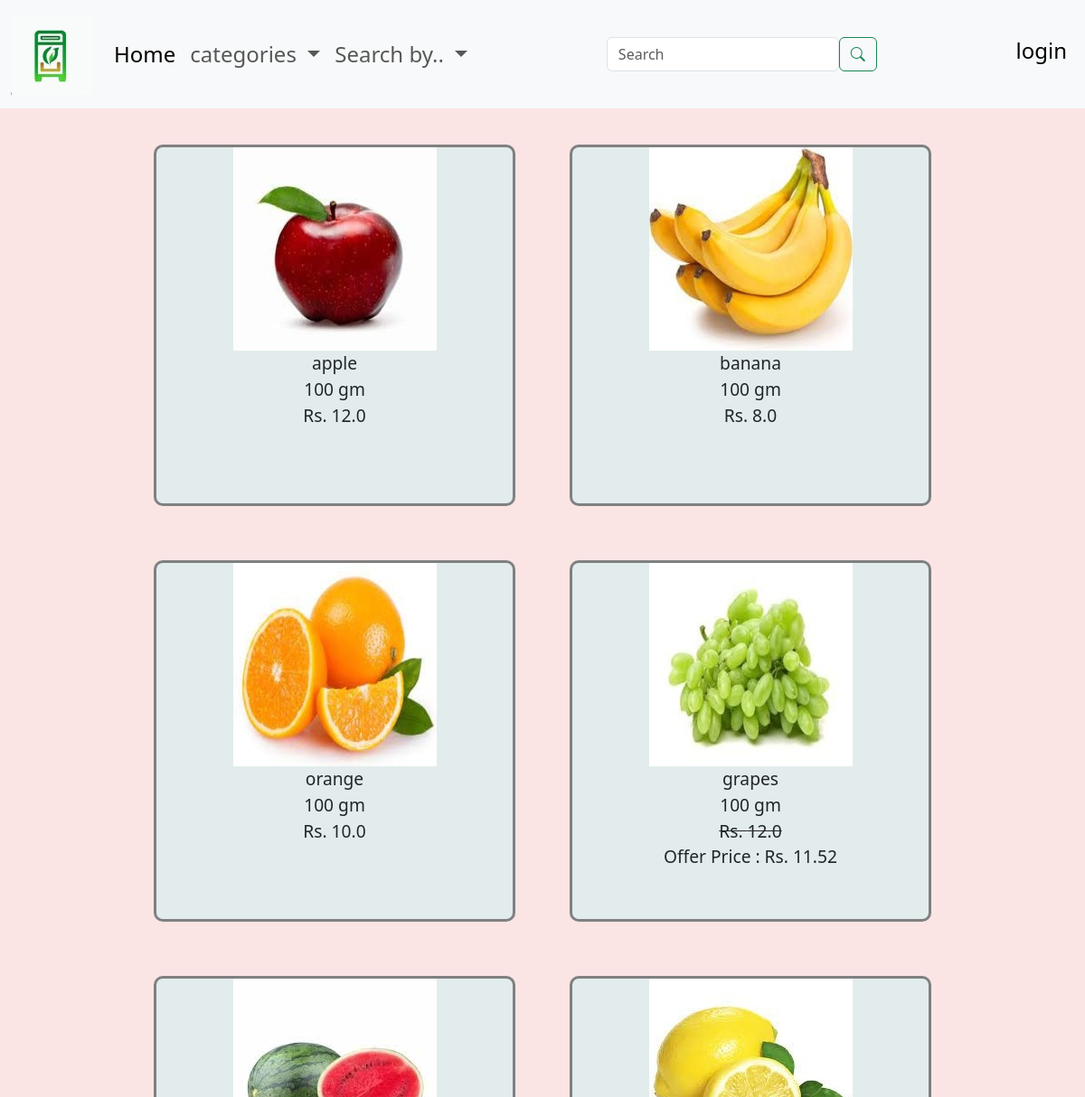
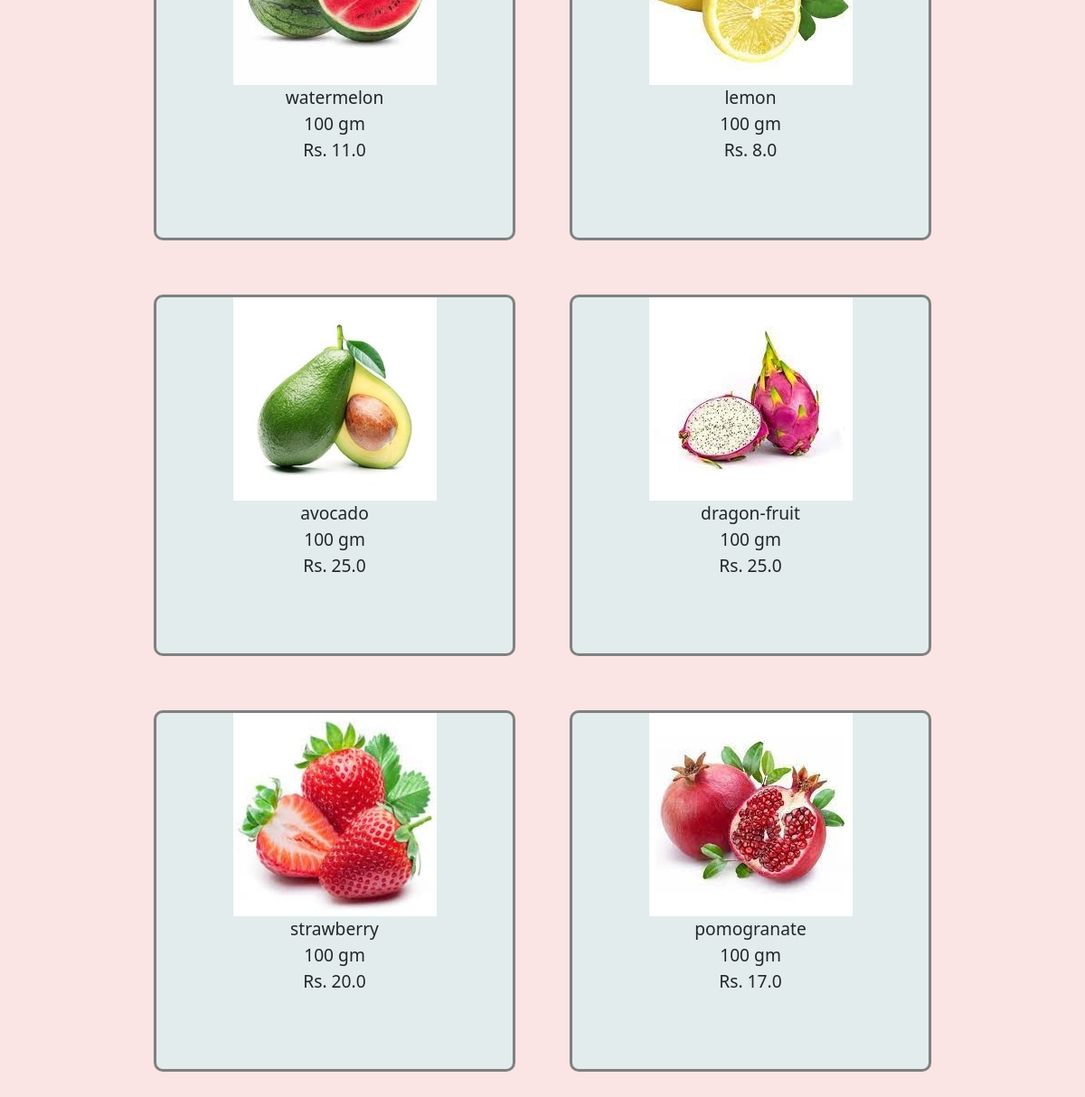
The page /fsearch?category=fruits on the database its author committed (2 pictures, top to bottom).
### application/models.py (models this page shows)
class prod(db.Model):
    id=db.Column(db.Integer(),primary_key=True)
    catid = db.Column(db.Integer(), db.ForeignKey('cat.id',name='fkpc'), nullable=False)
    pname=db.Column(db.String(length=30),nullable=False,unique=True)
    price = db.Column(db.Float, nullable=False)
    unit=db.Column(db.String(length=15),nullable=False)
    qty=db.Column(db.Integer(),nullable=False,default=0)
    stock=db.Column(db.Integer(),nullable=False,default=20)
    sold=db.Column(db.Integer(),nullable=False,default=0)
    offer=db.Column(db.Float(),nullable=False)

### application/controllers.py (the view, shortened to what this page needs)
@app.route('/fsearch',methods=['GET','POST'])
def fsearch():
    dropcat=cat.query.all()
    d={}
    if current_user.is_authenticated:
     for i in current_user.cart:
        d[i.Pid]=i.no
    fp = prod.query.all()
    cats=cat.query.all()
    ocn={}
    for i in fp:
        ocn[i.id]=cat.query.filter(cat.id==i.catid).first().cname
    m=False
    product=request.args.get('search')
    if product:
        query = "%"+product+"%"
        fp=prod.query.filter(prod.pname.like(query)).all()
        return render_template('fsearch.html',products=fp,cate=dropcat,ocn=ocn,d=d)
    category = request.args.get('category')
    price = request.args.get('price')
    expiry = request.args.get('expiry')
    m=False
    if category:
        cate=cat.query.filter(cat.cname.like(category)).first()
        if cate:
            cid=cate.id
            fp = prod.query.filter(prod.catid==cid)
            m=True
        else:
            return render_template('fsearch.html',products=None)
    if expiry:
        fp = [p for p in fp if p.expiry<=expiry]
        m=True
    if not m:
        return render_template('fsearch.html',products=None)
    return render_template('fsearch.html', products=fp,cate=cats,d=d,ocn=ocn)

### templates/fsearch.html (shortened to what this page needs)
{%extends 'base.html'%}
{%block content%}
<div class="blockcontent">
{%if products%}
<div class="fscont">
{%for j in products%}
<div class="prod">
<div class="pic"><img src="{{ url_for('static', filename='images/prod/'+ j.pname+'.jpeg') }}" alt="product img"></div>
<div class="name">{{j.pname}}</div>
<div class="paq">
    {{j.qty}}
    {{j.unit}}
</div>
{%if j.offer>0 and j.stock>0%}
<div class="price"><s>Rs. {{j.price}}</s></div>
<div class="op">Offer Price : Rs. {{j.price*(1-j.offer/100)}}</div>
{%else%}
<div class="price">Rs. {{j.price}}</div>
{%endif%}
    </div>
    {%endfor%}
</div>
{%else%}
<span><b>Sorry,No such product :/<b></span>
{%endif%}
</div>
{%endblock%}

### static/css/hp.css (style rules this page uses)
.blockcontent { margin-top: 60px; }

### static/css/fs.css (style rules this page uses)
.fscont { display: flex; flex-wrap: wrap; justify-content: center; }
.fscont .prod { border: 3px solid grey; margin: 30px; width: 400px; height: 400px; text-align: center; border-radius: 10px; background-color: rgb(226, 236, 236); font-size:larger; }

### static/css/base.css (style rules this page uses)
html { scroll-behavior: smooth; }

### templates/base.html (style rules this page uses)
body { background-color: rgb(250, 228, 228); }

### rows shown on the page
prod: pname (picture), pname "apple", qty "100", unit "gm", price "12.0"
prod: pname (picture), pname "banana", qty "100", unit "gm", price "8.0"
prod: pname (picture), pname "orange", qty "100", unit "gm", price "10.0"
prod: pname (picture), pname "grapes", qty "100", unit "gm", price "12.0", j.price*(1-j.offer/100) "11.52"
prod: pname (picture), pname "watermelon", qty "100", unit "gm", price "11.0"
prod: pname (picture), pname "lemon", qty "100", unit "gm", price "8.0"
prod: pname (picture), pname "avocado", qty "100", unit "gm", price "25.0"
prod: pname (picture), pname "dragon-fruit", qty "100", unit "gm", price "25.0"
prod: pname (picture), pname "strawberry", qty "100", unit "gm", price "20.0"
prod: pname (picture), pname "pomogranate", qty "100", unit "gm", price "17.0"
